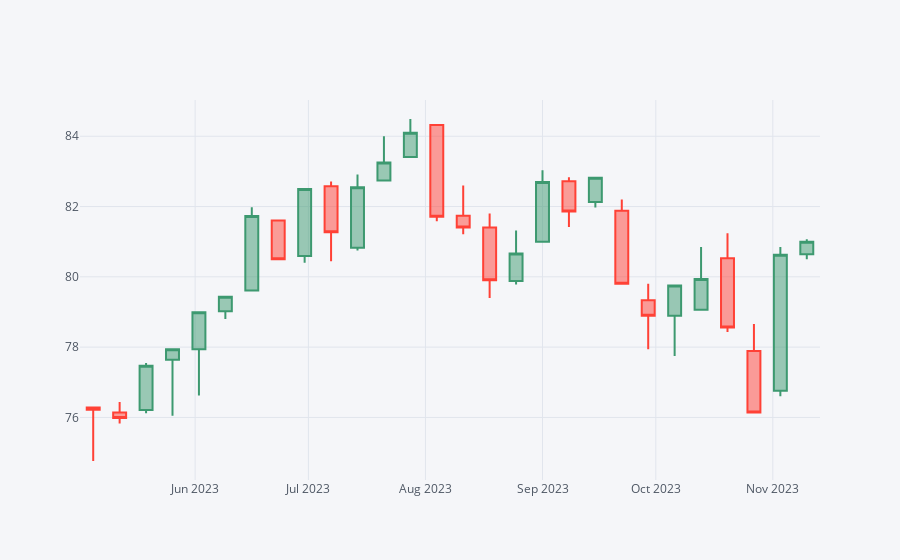

Notebook code cell kept with this figure:
### Code cell
weekly.loc["5-2023":].iplot(kind= "candle")

### Figure 1 — Plotly figure (JSON) as saved in the notebook; plotly's stock layout.template omitted (floating-point values rounded to 4 significant figures)
{"data": [{"close": [76.22, 75.98, 77.47, 77.94, 78.99, 79.43, 81.73, 80.5, 82.5, 81.27, 82.55, 83.25, 84.1, 81.71, 81.4, 79.9, 80.66, 82.7, 81.86, 82.82, 79.8, 78.89, 79.75, 79.94, 78.56, 76.14, 80.63, 81], "high": [76.28, 76.44, 77.55, 77.94, 79.01, 79.43, 81.98, 81.6, 82.5, 82.71, 82.91, 84, 84.49, 84.32, 82.6, 81.8, 81.32, 83.03, 82.83, 82.82, 82.2, 79.8, 79.75, 80.85, 81.24, 78.66, 80.85, 81.07], "low": [74.76, 75.83, 76.12, 76.05, 76.62, 78.8, 79.61, 80.5, 80.4, 80.44, 80.75, 82.74, 83.41, 81.58, 81.21, 79.4, 79.78, 80.98, 81.42, 81.97, 79.79, 77.94, 77.75, 79.05, 78.43, 76.14, 76.6, 80.5], "open": [76.28, 76.14, 76.21, 77.64, 77.94, 79.02, 79.61, 81.6, 80.59, 82.58, 80.83, 82.74, 83.41, 84.32, 81.74, 81.4, 79.88, 81, 82.72, 82.13, 81.88, 79.33, 78.89, 79.06, 80.53, 77.89, 76.76, 80.64], "showlegend": false, "type": "candlestick", "x": ["2023-05-05", "2023-05-12", "2023-05-19", "2023-05-26", "2023-06-02", "2023-06-09", "2023-06-16", "2023-06-23", "2023-06-30", "2023-07-07", "2023-07-14", "2023-07-21", "2023-07-28", "2023-08-04", "2023-08-11", "2023-08-18", "2023-08-25", "2023-09-01", "2023-09-08", "2023-09-15", "2023-09-22", "2023-09-29", "2023-10-06", "2023-10-13", "2023-10-20", "2023-10-27", "2023-11-03", "2023-11-10"], "yaxis": "y2"}], "layout": {"legend": {"bgcolor": "#F5F6F9", "font": {"color": "#4D5663"}}, "paper_bgcolor": "#F5F6F9", "plot_bgcolor": "#F5F6F9", "title": {"font": {"color": "#4D5663"}}, "xaxis": {"gridcolor": "#E1E5ED", "rangeslider": {"visible": false}, "showgrid": true, "tickfont": {"color": "#4D5663"}, "title": {"font": {"color": "#4D5663"}, "text": ""}, "zerolinecolor": "#E1E5ED"}, "yaxis": {"gridcolor": "#E1E5ED", "showgrid": true, "showticklabels": false, "tickfont": {"color": "#4D5663"}, "title": {"font": {"color": "#4D5663"}, "text": ""}, "zerolinecolor": "#E1E5ED"}, "yaxis2": {"gridcolor": "#E1E5ED", "showgrid": true, "tickfont": {"color": "#4D5663"}, "title": {"font": {"color": "#4D5663"}, "text": ""}, "zerolinecolor": "#E1E5ED"}}}
